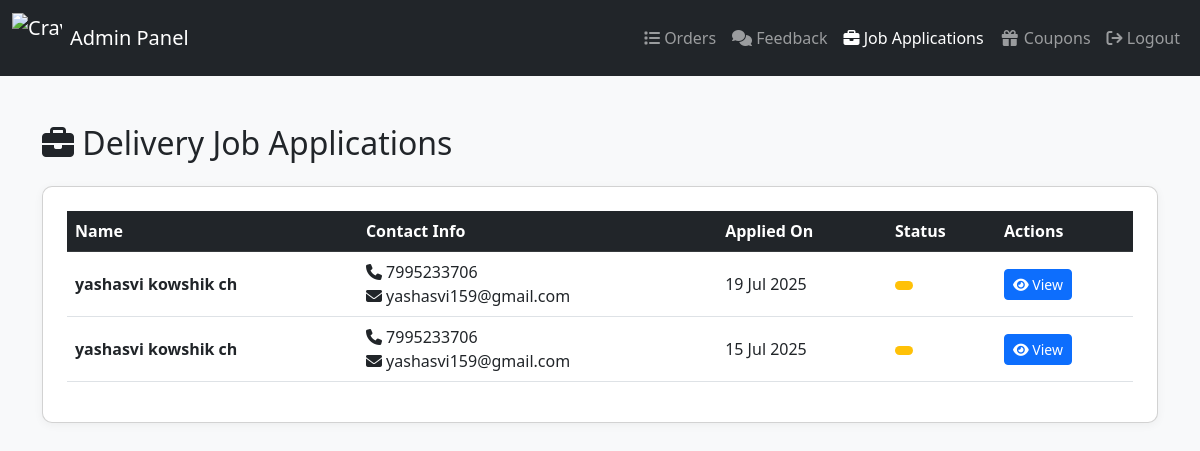
/admin_support.php (signed in), run on the app's committed database.
### tables this page shows
CREATE TABLE `job_applications` (
  `id` int(11) NOT NULL,
  `name` varchar(100) NOT NULL,
  `mobile` varchar(15) NOT NULL,
  `email` varchar(100) NOT NULL,
  `address` text NOT NULL,
  `reason` text NOT NULL,
  `status` enum('Pending','Reviewed','Rejected') DEFAULT 'Pending',
  `applied_at` timestamp NOT NULL DEFAULT current_timestamp()
);

### admin_support.php (the view, shortened to what this page needs)
<?php
include("db.php");
$applications_query = "SELECT * FROM job_applications ORDER BY applied_at DESC";
$applications_result = mysqli_query($conn, $applications_query);
?>
<!DOCTYPE html>
<html lang="en">
<head>
    <link href="https://cdn.jsdelivr.net/npm/bootstrap@5.3.0/dist/css/bootstrap.min.css" rel="stylesheet">
    <link rel="stylesheet" href="https://cdnjs.cloudflare.com/ajax/libs/font-awesome/6.4.0/css/all.min.css">
</head>
<body>
<nav class="navbar navbar-expand-lg navbar-dark bg-dark">
    <div class="container-fluid">
        <a class="navbar-brand d-flex align-items-center" href="admin_dashboard.php">
            <img src="food_images/cravfoods_logo.png" alt="CravFoods Logo" width="50" height="50" class="me-2">
            <span>Admin Panel</span>
        </a>
        <div class="collapse navbar-collapse" id="navbarNav">
            <ul class="navbar-nav ms-auto">
                <li class="nav-item"><a class="nav-link" href="admin_orders.php"><i class="fa fa-list"></i> Orders</a></li>
                <li class="nav-item"><a class="nav-link" href="admin_feedback.php"><i class="fa fa-comments"></i> Feedback</a></li>
                <li class="nav-item"><a class="nav-link active" href="admin_support.php"><i class="fa fa-briefcase"></i> Job Applications</a></li>
                <li class="nav-item"><a class="nav-link" href="admin_coupons.php"><i class="fa fa-fw fa-gift"></i> Coupons</a></li>
                <li class="nav-item"><a class="nav-link" href="admin_logout.php"><i class="fa fa-sign-out"></i> Logout</a></li>
            </ul>
        </div>
    </div>
</nav>
<div class="container mt-5">
    <h2 class="mb-4"><i class="fa fa-briefcase"></i> Delivery Job Applications</h2>
    <div class="card p-4">
        <?php if (mysqli_num_rows($applications_result) > 0): ?>
            <div class="table-responsive">
                <table class="table table-hover align-middle">
                    <thead class="table-dark">
                        <tr>
                            <th>Name</th>
                            <th>Contact Info</th>
                            <th>Applied On</th>
                            <th>Status</th>
                            <th>Actions</th>
                        </tr>
                    </thead>
                    <tbody>
                        <?php while ($application = mysqli_fetch_assoc($applications_result)): ?>
                            <tr>
                                <td><strong><?= htmlspecialchars($application['name']) ?></strong></td>
                                <td>
                                    <div><i class="fa fa-phone"></i> <?= htmlspecialchars($application['mobile']) ?></div>
                                    <div><i class="fa fa-envelope"></i> <?= htmlspecialchars($application['email']) ?></div>
                                </td>
                                <td><?= date("d M Y", strtotime($application['applied_at'])) ?></td>
                                <td>
                                    <span class="badge bg-<?=
                                        $application['status'] == 'hired' ? 'success' :
                                        ($application['status'] == 'rejected' ? 'danger' : 'warning')
                                    ?>">
                                    </span>
                                </td>
                                <td>
                                    <button class="btn btn-sm btn-primary view-application"
                                            data-id="<?= $application['id'] ?>"
                                            data-bs-toggle="modal"
                                            data-bs-target="#applicationModal">
                                        <i class="fa fa-eye"></i> View
                                    </button>
                                </td>
                            </tr>
                        <?php endwhile; ?>
                    </tbody>
                </table>
            </div>
        <?php else: ?>
            <div class="alert alert-info mb-0">No job applications received yet.</div>
        <?php endif; ?>
    </div>
</div>
</body>
</html>

### admin_support.php (style rules this page uses)
body { background-color: #f8f9fa; }
.card { box-shadow: 0 2px 10px rgba(0, 0, 0, 0.05); border-radius: 10px; }
.badge { font-size: 0.85rem; }

### data on the page
job_applications: name "yashasvi kowshik ch", mobile "7995233706", email "yashasvi159@gmail.com", applied_at "19 Jul 2025"
job_applications: name "yashasvi kowshik ch", mobile "7995233706", email "yashasvi159@gmail.com", applied_at "15 Jul 2025"
